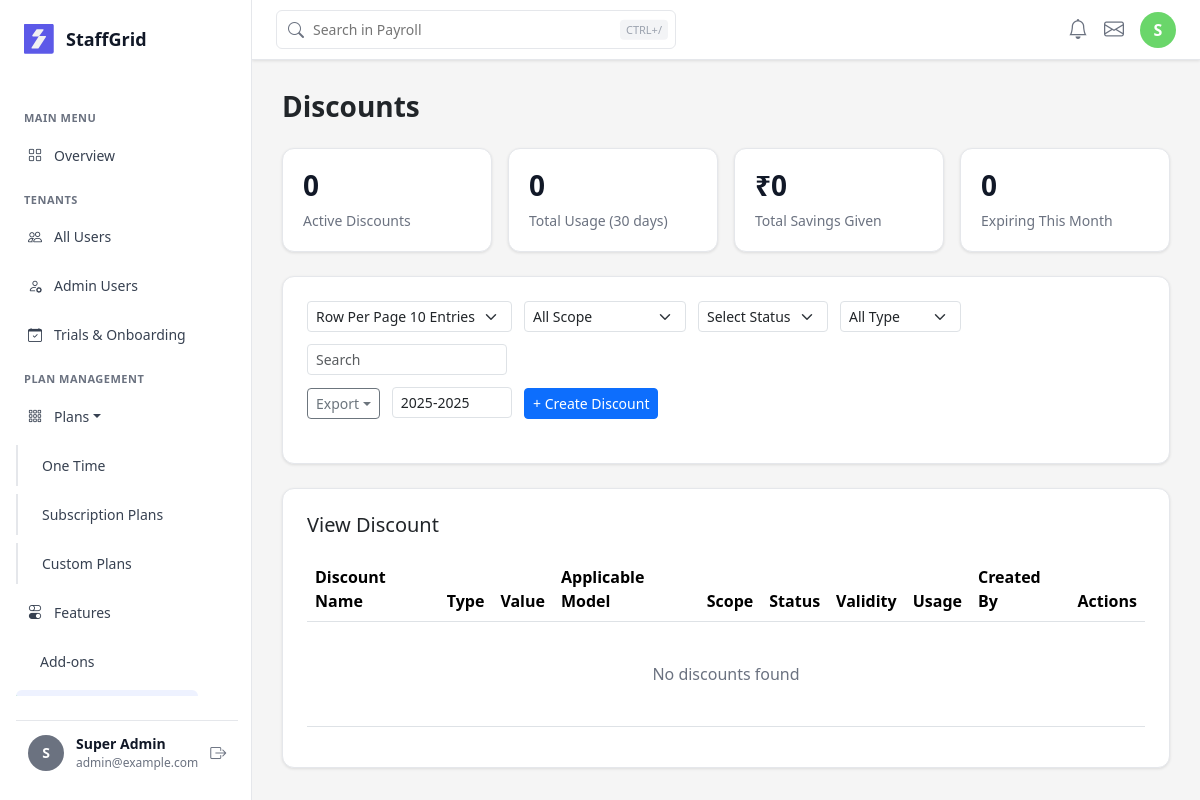
Before: /saas-admin/discounts/ (signed in) with the older database file.
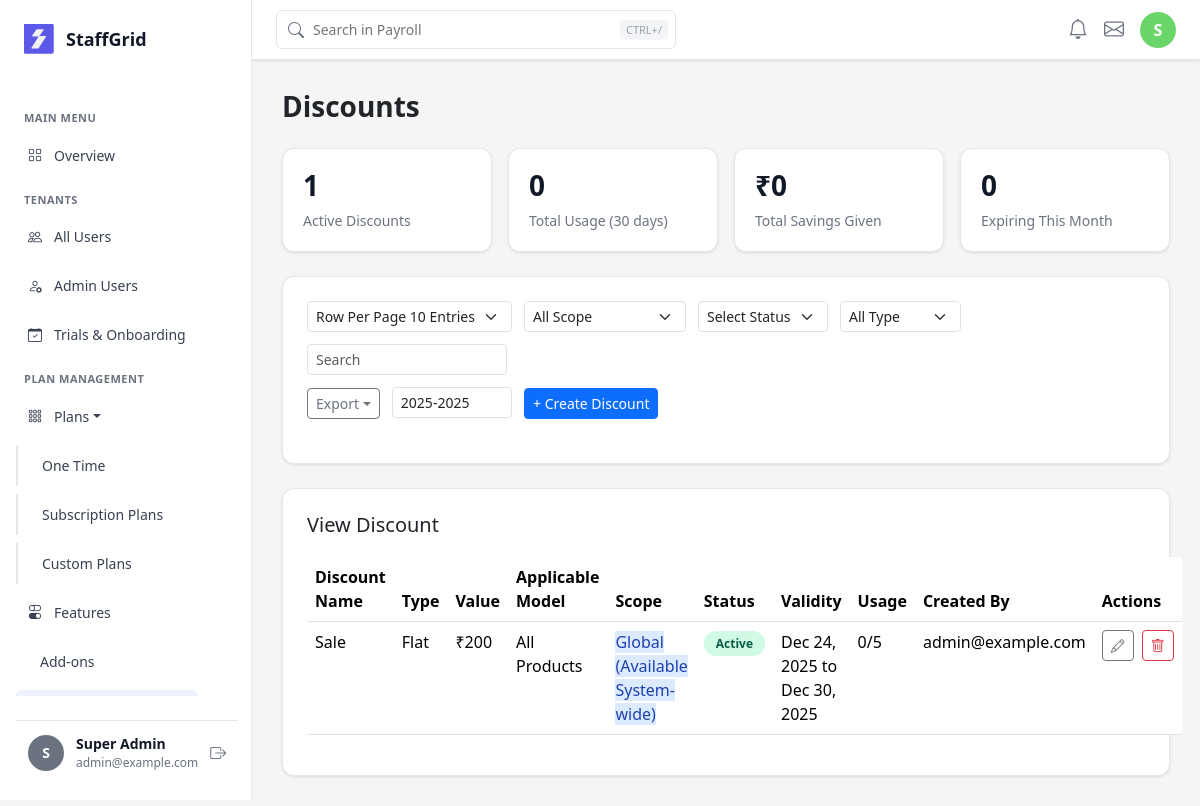
After: the same page with the newer database file.
### saas/models/discount.py (models this page shows, shortened)
class Discount(models.Model):
    DISCOUNT_TYPE_CHOICES = [
        ('percentage', 'Percentage'),
        ('flat', 'Flat'),
    ]
    SCOPE_CHOICES = [
        ('global', 'Global (Available System-wide)'),
        ('company_specific', 'Company Specific'),
    ]
    STATUS_CHOICES = [
        ('active', 'Active'),
        ('inactive', 'Inactive'),
        ('expired', 'Expired'),
    ]
    APPLICABLE_MODEL_CHOICES = [
        ('all_products', 'All Products'),
        ('specific_plan', 'Specific Plan'),
        ('specific_company', 'Specific Company'),
    ]
    discount_name = models.CharField(max_length=255)
    description = models.TextField(blank=True, null=True, help_text="Internal use description")
    discount_type = models.CharField(max_length=20, choices=DISCOUNT_TYPE_CHOICES)
    discount_value = models.DecimalField(max_digits=10, decimal_places=2, help_text="Percentage (0-100) or flat amount")
    applicable_model = models.CharField(max_length=50, choices=APPLICABLE_MODEL_CHOICES, default='all_products')
    scope = models.CharField(max_length=50, choices=SCOPE_CHOICES, default='global')
    start_date = models.DateField()
    end_date = models.DateField()
    auto_expire = models.BooleanField(default=True)
    allow_stacking = models.BooleanField(default=False, help_text="Can be combined with other discounts")
    usage_limit = models.IntegerField(null=True, blank=True, help_text="Maximum number of times this discount can be used (null = unlimited)")
    current_usage = models.IntegerField(default=0)
    status = models.CharField(max_length=20, choices=STATUS_CHOICES, default='active')
    created_by = models.ForeignKey(
        'CustomUser',
        on_delete=models.SET_NULL,
        null=True,
        blank=True,
        related_name='created_discounts'
    )
    created_at = models.DateTimeField(auto_now_add=True)
    updated_at = models.DateTimeField(auto_now=True)
    class Meta:
        db_table = 'discounts'
        ordering = ['-created_at']
        verbose_name = 'Discount'
        verbose_name_plural = 'Discounts'

### saas/models/user.py (models this page shows, shortened)
class CustomUser(AbstractUser):
    email = models.EmailField(unique=True)
    role = models.ForeignKey(
        'Role',
        on_delete=models.SET_NULL,
        null=True,
        blank=True,
        related_name='users'
    )
    tenant = models.ForeignKey(
        'Tenant',
        on_delete=models.CASCADE,
        null=True,
        blank=True,
        related_name='users'
    )
    phone = models.CharField(max_length=15, blank=True, null=True)
    address = models.TextField(blank=True, null=True)
    profile_picture = models.ImageField(upload_to='profile_pictures/', blank=True, null=True)
    is_verified = models.BooleanField(default=False)
    created_at = models.DateTimeField(default=timezone.now)
    updated_at = models.DateTimeField(auto_now=True)
    USERNAME_FIELD = 'email'
    REQUIRED_FIELDS = ['username']
    objects = CustomUserManager()
    class Meta:
        db_table = 'custom_users'
        ordering = ['-date_joined']
        indexes = [
            models.Index(fields=['email']),
            models.Index(fields=['role']),
            models.Index(fields=['is_active']),
            models.Index(fields=['is_verified']),
        ]

### saas/views/admin_dashboard_views.py (the view)
# urls.py: path('discounts/', discount_list, name='discount_list'),
@login_required(login_url='auth:login')
def discount_list(request):
    if not is_super_admin(request.user):
        messages.error(request, 'Access denied.')
        return redirect('dashboard')
    search_query = request.GET.get('search', '').strip()
    status_filter = request.GET.get('status', '').strip()
    scope_filter = request.GET.get('scope', '').strip()
    type_filter = request.GET.get('type', '').strip()
    discounts = Discount.objects.select_related('created_by').order_by('-created_at')
    if search_query:
        discounts = discounts.filter(discount_name__icontains=search_query)
    if status_filter:
        discounts = discounts.filter(status=status_filter)
    if scope_filter:
        discounts = discounts.filter(scope=scope_filter)
    if type_filter:
        discounts = discounts.filter(discount_type=type_filter)
    active_discounts = Discount.objects.filter(status='active').count()
    thirty_days_ago = timezone.now() - timedelta(days=30)
    total_usage = Discount.objects.filter(
        created_at__gte=thirty_days_ago
    ).aggregate(total=Sum('current_usage'))['total'] or 0
    total_savings = 0  # Would need transaction records to calculate
    month_end = timezone.now() + timedelta(days=30)
    expiring_this_month = Discount.objects.filter(
        status='active',
        end_date__lte=month_end.date(),
        end_date__gte=timezone.now().date()
    ).count()
    paginator = Paginator(discounts, 10)
    page_number = request.GET.get('page', 1)
    page_obj = paginator.get_page(page_number)
    context = {
        'discounts': page_obj,
        'pagination': page_obj,
        'active_discounts': active_discounts,
        'total_usage': total_usage,
        'total_savings': total_savings,
        'expiring_this_month': expiring_this_month,
        'search_query': search_query,
        'status_filter': status_filter,
        'scope_filter': scope_filter,
        'type_filter': type_filter,
    }
    return render(request, 'admin/discount_list.html', context)

### saas/auth_backend.py (called while the page is built)
    def get_user(self, user_id):
        try:
            return User.objects.get(pk=user_id)
        except User.DoesNotExist:
            return None

### saas/context_processors.py (called while the page is built)
def users_and_roles(request):
    users = CustomUser.objects.select_related('role').all()
    roles = Role.objects.prefetch_related('users').all()
    payments = PaymentTransaction.objects.select_related('tenant').all()[:5]
    return {
        'users': users,
        'roles': roles,
        'payments': payments,
    }

### saas/views/admin_dashboard_views.py (called while the page is built)
def is_super_admin(user):
    return user.is_superuser or user.is_staff

### saas/templates/admin/discount_list.html (shortened to what the changed rows need)
{% extends 'base.html' %}
{% load humanize %}
{% block content %}
<div style="margin-bottom: 24px;">
    <h1 style="font-size: 28px; font-weight: 700; margin: 0 0 8px 0;">Discounts</h1>
</div>
<div class="row g-3 mb-4">
    <div class="col-md-3">
        <div class="stat-card">
            <h3>{{ active_discounts|intcomma }}</h3>
            <p>Active Discounts</p>
        </div>
    </div>
</div>
<div class="table-container">
    <table class="table table-hover">
        <thead>
            <tr>
                <th>Discount Name</th>
                <th>Type</th>
                <th>Value</th>
                <th>Applicable Model</th>
                <th>Scope</th>
                <th>Status</th>
                <th>Validity</th>
                <th>Usage</th>
                <th>Created By</th>
                <th>Actions</th>
            </tr>
        </thead>
        <tbody>
            {% for discount in discounts %}
            <tr>
                <td>{{ discount.discount_name }}</td>
                <td>{{ discount.get_discount_type_display }}</td>
                <td>
                    {% if discount.discount_type == 'percentage' %}
                    {{ discount.discount_value }}%
                    {% else %}
                    ₹{{ discount.discount_value|floatformat:0|intcomma }}
                    {% endif %}
                </td>
                <td>{{ discount.get_applicable_model_display }}</td>
                <td>
                    <span class="badge-scope">{{ discount.get_scope_display }}</span>
                </td>
                <td>
                    <span class="badge-status badge-active">{{ discount.get_status_display }}</span>
                </td>
                <td>{{ discount.start_date|date:"M d, Y" }} to {{ discount.end_date|date:"M d, Y" }}</td>
                <td>
                    {% if discount.usage_limit %}
                    {{ discount.current_usage }}/{{ discount.usage_limit }}
                    {% else %}
                    {{ discount.current_usage }}/-
                    {% endif %}
                </td>
                <td>{{ discount.created_by.email|default:"N/A" }}</td>
                <td>
                    <div style="display: flex; gap: 8px;">
                        <a href="#" class="btn btn-sm btn-outline-secondary"><i class="bi bi-pencil"></i></a>
                        <a href="#" class="btn btn-sm btn-outline-danger"><i class="bi bi-trash"></i></a>
                    </div>
                </td>
            </tr>
            {% empty %}
            <tr>
                <td colspan="10" style="text-align: center; padding: 40px; color: #6B7280;">No discounts found</td>
            </tr>
            {% endfor %}
        </tbody>
    </table>
</div>
{% endblock %}

Changed rows visible on the page:
added Discount: discount_name "Sale", discount_type "Flat", discount_value "200", applicable_model "All Products", scope "Global (Available System-wide)", status "Active", start_date "Dec 24, 2025", end_date "Dec 30, 2025", current_usage "0", usage_limit "5", created_by.email "admin@example.com"
Other visible differences:
{{ active_discounts|intcomma }}: "0" → "1"
text no longer shown: "No discounts found"
